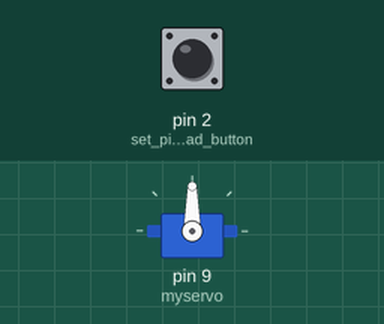
The sketch below on a simulated Arduino Uno, built with avr-gcc and run on an emulated ATmega328P. Shown: servo. Inputs (shaded band) come from the test bench; at power-on: pin 2 (set_pin_to_to_read_button) LOW. What the sketch prints to the serial monitor is not drawn.

Above: at 1.2 s.
1.3 s: pin 2 (set_pin_to_to_read_button) pulled HIGH for 1 s
At 3.5 s:
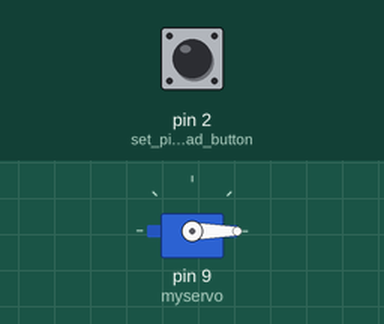
3.8 s: pin 2 (set_pin_to_to_read_button) pulled HIGH for 0.15 s
At 4.7 s:
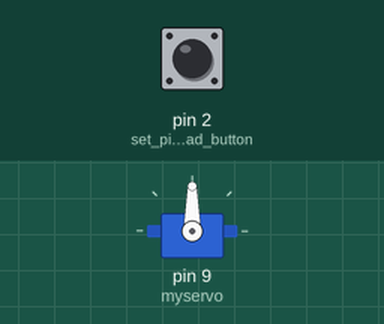
5.5 s: pin 2 (set_pin_to_to_read_button) pulled HIGH for 3.2 s
At 5.8 s:
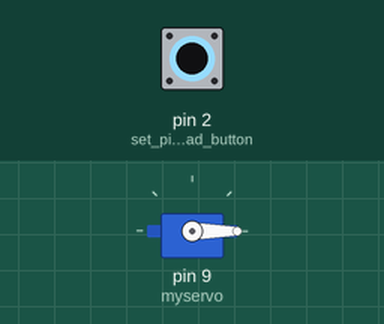
Timing chart, 0 to 10.2 s (numbered marks = the images above; inputs shaded):
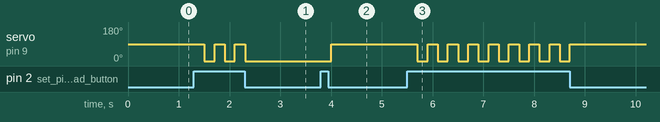

Measured:
- after the input at 1.3 s, servo on pin 9 (myservo): alternates 90° for 0.20 s and 0° for 0.20 s, 5 changes in all, then stays 0°, starting after 0.21 s
- after the input at 3.8 s, servo on pin 9 (myservo): 0° → 90° after 0.20 s
- after the input at 5.5 s, servo on pin 9 (myservo): alternates 90° for 0.20 s and 0° for 0.20 s, 16 changes in all, then stays 90°, starting after 0.20 s

The sketch:

servo_button.ino
```cpp
#include <Servo.h>//include servo library
Servo myservo;//declare servo
int pos = 0;//set initial position to 0
int button, buttonState; //declare button
void setup() {
  Serial.begin(9600);
  pinMode(2,INPUT);//set pin to to read button
  myservo.attach(9);//attach servo to pin #9
}

void loop() {
  // put your main code here, to run repeatedly:
  button = digitalRead(2);
  Serial.println(button);
  if (button == 1){
    toggle();
    delay(200);
  }
  if (buttonState == 0){
    myservo.write(90);
  }
  else{
    myservo.write(0);
  }
}
void toggle(){
  if (buttonState==1){
    buttonState = 0;
  }
  else{
    buttonState = 1;
  }
}
```
